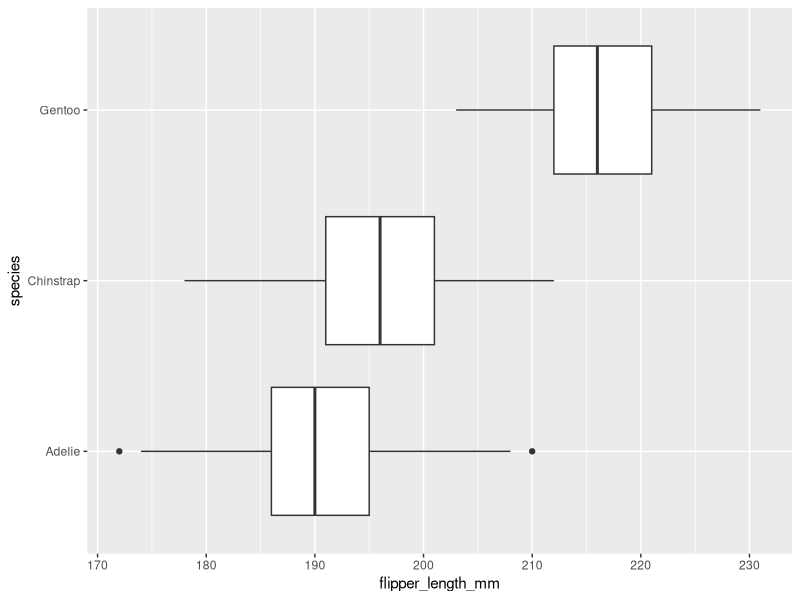
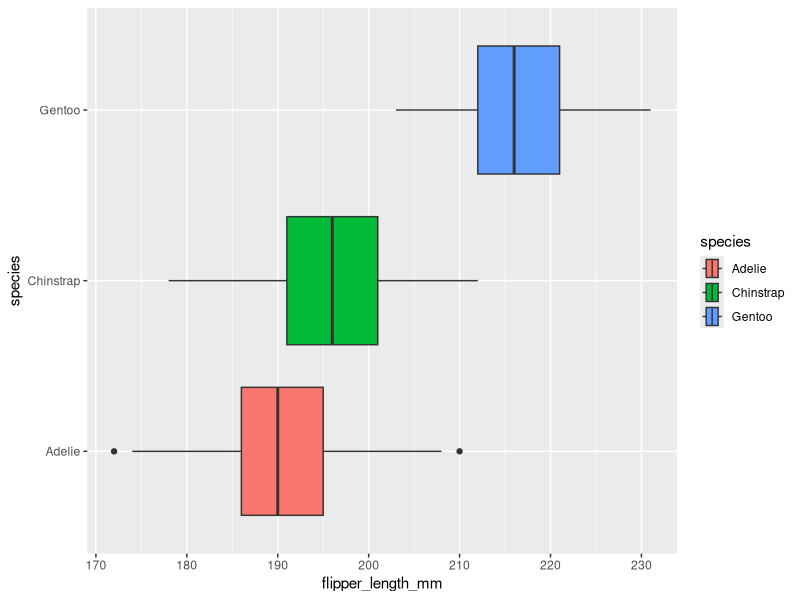
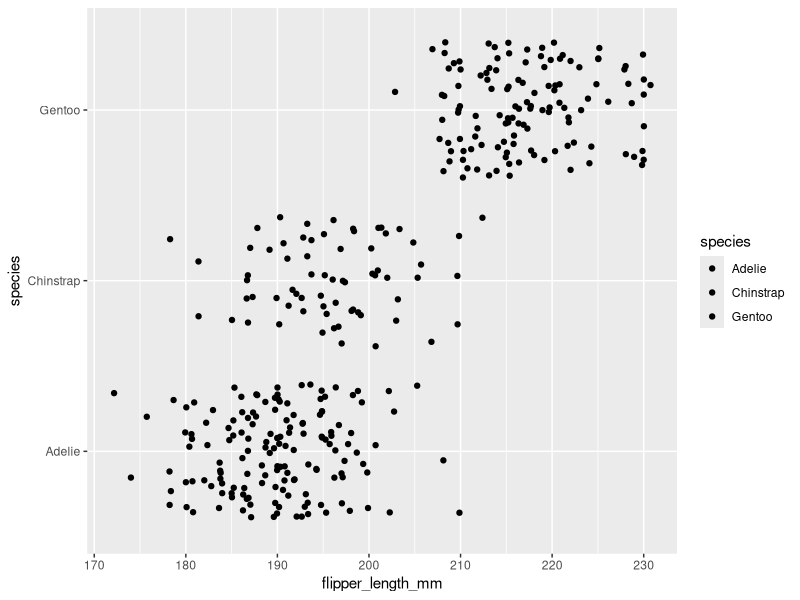
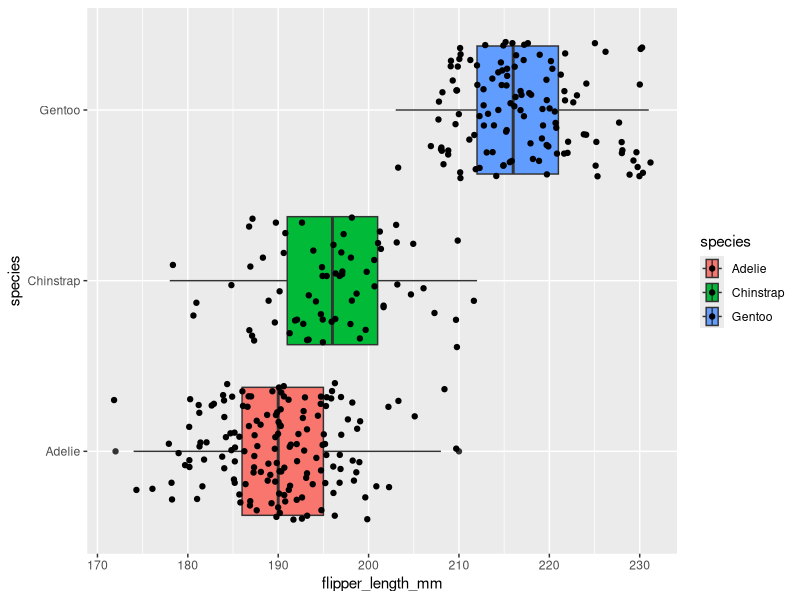
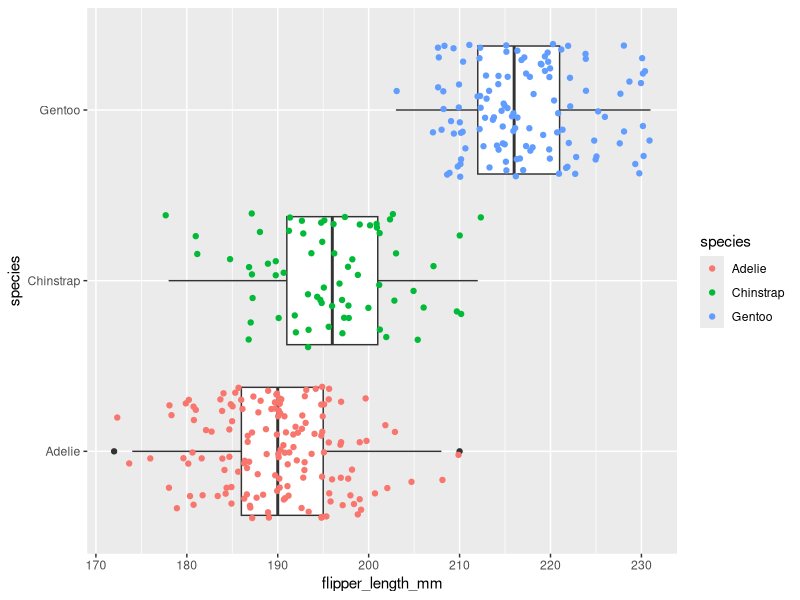
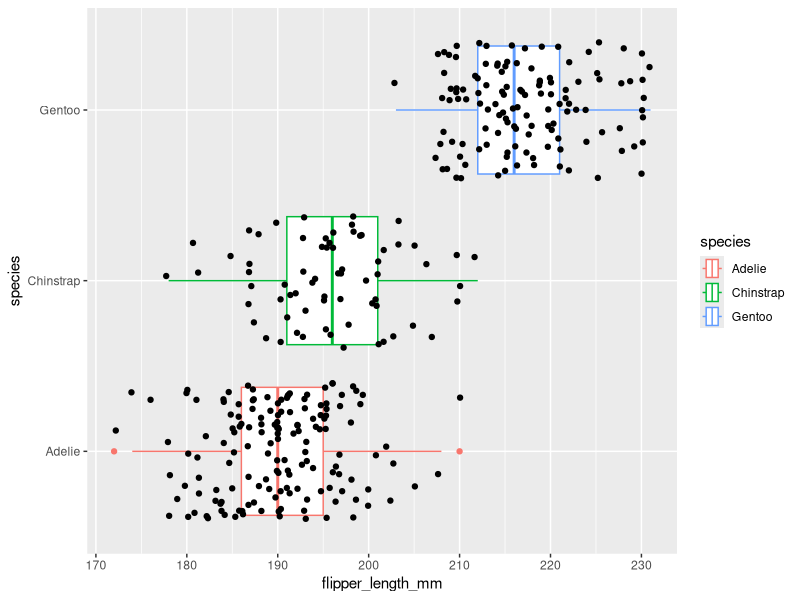
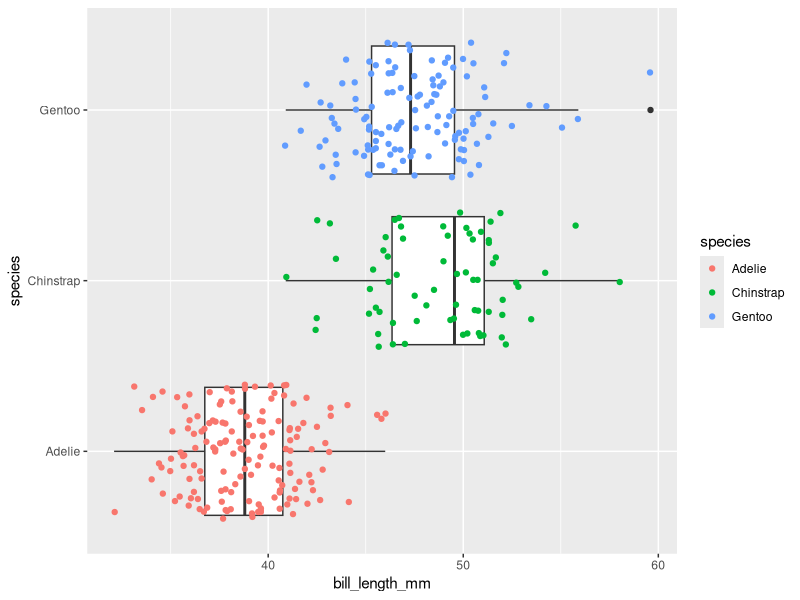
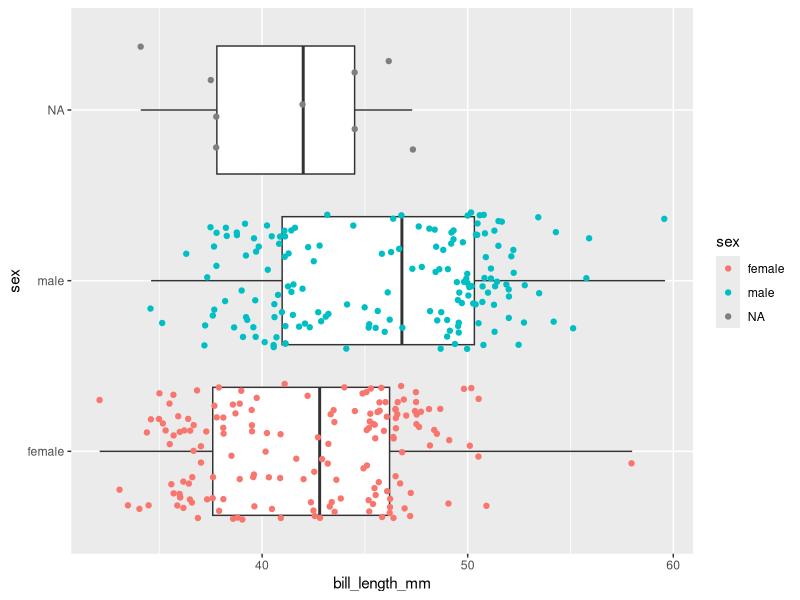

Write the R code that produced these figures, in order.
## ---- chunk 1
knitr::opts_chunk$set(error = TRUE)
## ---- chunk 2
library(palmerpenguins)
penguins
## ---- chunk 3
library(ggplot2)
## ---- chunk 4
ggplot(data = penguins, mapping = aes(x = flipper_length_mm, y = species)) +
  geom_boxplot()
## ---- chunk 5
ggplot(data = penguins, mapping = aes(x = flipper_length_mm, y = species, fill = species)) +
  geom_boxplot()
## ---- chunk 6
ggplot(data = penguins, mapping = aes(x = flipper_length_mm, y = species, fill = species )) +
  geom_jitter()
## ---- chunk 7
ggplot(data = penguins, mapping = aes(x = flipper_length_mm, y = species, fill = species)) +
  geom_boxplot()+  geom_jitter()

## ---- chunk 8
ggplot(data = penguins, mapping = aes(x = flipper_length_mm, y = species)) +
  geom_boxplot()+  geom_jitter(mapping = aes(color = species))
## ---- chunk 9
ggplot(data = penguins, mapping = aes(x = flipper_length_mm, y = species)) +
  geom_boxplot(mapping = aes(color = species)) + geom_jitter()

## ---- chunk 10

ggplot(data = penguins, mapping = aes(x = bill_length_mm, y = species)) +
  geom_boxplot()+  geom_jitter(mapping = aes(color = species))

## ---- chunk 11
ggplot(data = penguins, mapping = aes(x = bill_length_mm, y = sex)) +
  geom_boxplot()+  geom_jitter(mapping = aes(color = sex))
## ---- chunk 12
ggplot(data = penguins, mapping = aes(x = bill_length_mm, y = island)) +
  geom_boxplot()+  geom_jitter(mapping = aes(color = island))
## ---- chunk 13

ggplot(data = penguins, mapping = aes(x = flipper_length_mm, y = body_mass_g)) +
  geom_point()

## ---- chunk 14
ggplot(data = penguins, mapping = aes(x = flipper_length_mm, y = body_mass_g)) + 
    geom_point(mapping = aes(color = species, shape = species))
## ---- chunk 15
ggplot(data = penguins, mapping = aes(x = flipper_length_mm, y = body_mass_g)) + 
    geom_point(mapping = aes(color = species, shape = species, size = 0.9, alpha = 0.9))
